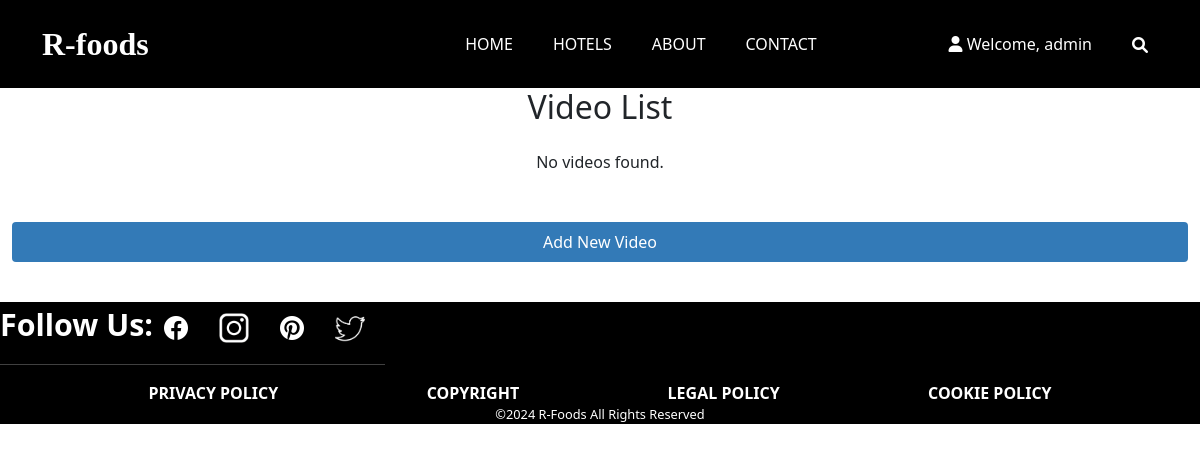
The page /videos/ (signed in) on the database as committed earlier.
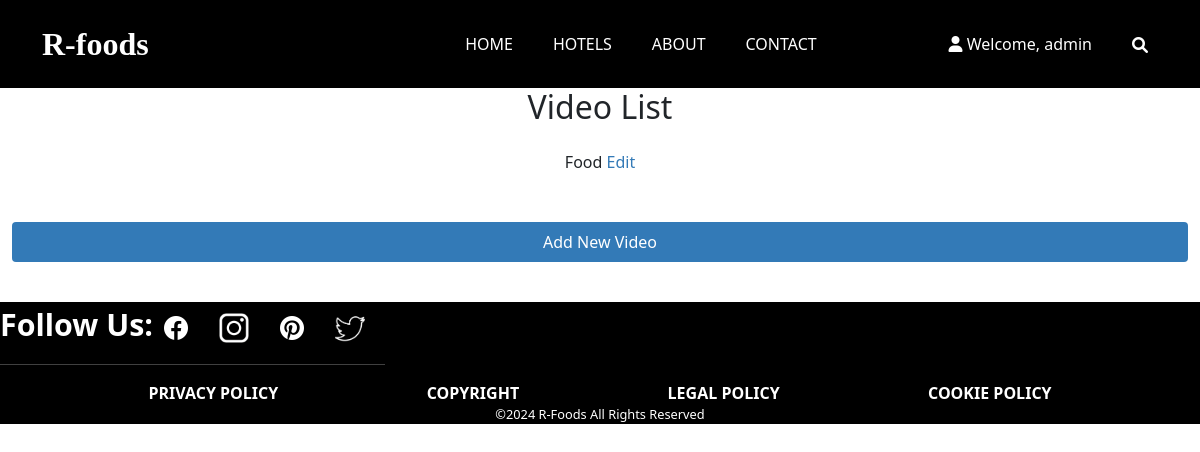
The same page on the database as committed later.
### restaurant_menu/models.py (models this page shows, shortened)
class Video(models.Model):
    title = models.CharField(max_length=255)
    description = models.TextField(blank=True)
    video_file = models.FileField(upload_to='videos/', default=default_video_file_path)
    created_at = models.DateTimeField(auto_now_add=True)
    updated_at = models.DateTimeField(auto_now=True)

### restaurant_menu/views.py (the view)
# urls.py: path('videos/', views.video_list, name='video_list'),
@user_passes_test(is_admin)
def video_list(request):
    videos = Video.objects.all()
    return render(request, 'base/video_list.html', {'videos': videos})

### restaurant_menu/views.py (called while the page is built)
def is_admin(user):
    return user.is_authenticated and user.is_staff

### restaurant_menu/templates/base/video_list.html (shortened to what this page needs)
{% extends 'new_main.html' %}
{% block content %}
  <h2>Video List</h2>
  <ul class="video-list">
    {% for video in videos %}
      <li>
        {{ video.title }}
        <a href="{% url 'edit_video' video.id %}" class="edit-link">Edit</a>
      </li>
    {% empty %}
      <li>No videos found.</li>
    {% endfor %}
  </ul>
  <a href="{% url 'add_video' %}" class="btn btn-primary">Add New Video</a>
{% endblock %}

Rows that differ between the two databases and show on the page:
added Video: title "Food"
Other text that changed with them:
text no longer shown: "No videos found."
